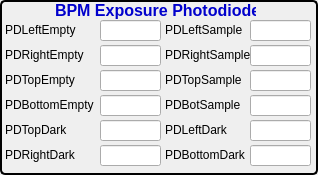
  <widget class="QGroupBox" name="groupBox_13">
   <property name="geometry">
    <rect>
     <x>420</x>
     <y>400</y>
     <width>318</width>
     <height>175</height>
    </rect>
   </property>
   <property name="styleSheet">
    <string notr="true">QGroupBox { 
     border: 2px solid black; 
     border-radius: 5px; 
 } </string>
   </property>
   <property name="title">
    <string/>
   </property>
   <widget class="QLabel" name="label_87">
    <property name="geometry">
     <rect>
      <x>55</x>
      <y>-10</y>
      <width>201</width>
      <height>41</height>
     </rect>
    </property>
    <property name="font">
     <font>
      <pointsize>12</pointsize>
      <weight>75</weight>
      <bold>true</bold>
     </font>
    </property>
    <property name="text">
     <string>&lt;html&gt;&lt;head/&gt;&lt;body&gt;&lt;p&gt;&lt;span style=&quot; color:#0000cc;&quot;&gt;BPM Exposure Photodiodes&lt;/span&gt;&lt;/p&gt;&lt;/body&gt;&lt;/html&gt;</string>
    </property>
   </widget>
   <widget class="QLabel" name="label_95">
    <property name="geometry">
     <rect>
      <x>5</x>
      <y>20</y>
      <width>91</width>
      <height>21</height>
     </rect>
    </property>
    <property name="font">
     <font>
      <pointsize>9</pointsize>
     </font>
    </property>
    <property name="text">
     <string>&lt;html&gt;&lt;head/&gt;&lt;body&gt;&lt;p&gt;PDLeftEmpty&lt;/p&gt;&lt;/body&gt;&lt;/html&gt;</string>
    </property>
   </widget>
   <widget class="QLabel" name="label_96">
    <property name="geometry">
     <rect>
      <x>5</x>
      <y>45</y>
      <width>91</width>
      <height>21</height>
     </rect>
    </property>
    <property name="font">
     <font>
      <pointsize>9</pointsize>
     </font>
    </property>
    <property name="text">
     <string>&lt;html&gt;&lt;head/&gt;&lt;body&gt;&lt;p&gt;PDRightEmpty&lt;/p&gt;&lt;/body&gt;&lt;/html&gt;</string>
    </property>
   </widget>
   <widget class="QLabel" name="label_97">
    <property name="geometry">
     <rect>
      <x>5</x>
      <y>70</y>
      <width>91</width>
      <height>21</height>
     </rect>
    </property>
    <property name="font">
     <font>
      <pointsize>9</pointsize>
     </font>
    </property>
    <property name="text">
     <string>&lt;html&gt;&lt;head/&gt;&lt;body&gt;&lt;p&gt;PDTopEmpty&lt;/p&gt;&lt;/body&gt;&lt;/html&gt;</string>
    </property>
   </widget>
   <widget class="QLabel" name="label_98">
    <property name="geometry">
     <rect>
      <x>5</x>
      <y>95</y>
      <width>101</width>
      <height>21</height>
     </rect>
    </property>
    <property name="font">
     <font>
      <pointsize>9</pointsize>
     </font>
    </property>
    <property name="text">
     <string>&lt;html&gt;&lt;head/&gt;&lt;body&gt;&lt;p&gt;PDBottomEmpty&lt;/p&gt;&lt;/body&gt;&lt;/html&gt;</string>
    </property>
   </widget>
   <widget class="QLabel" name="label_99">
    <property name="geometry">
     <rect>
      <x>5</x>
      <y>120</y>
      <width>91</width>
      <height>21</height>
     </rect>
    </property>
    <property name="font">
     <font>
      <pointsize>9</pointsize>
     </font>
    </property>
    <property name="text">
     <string>&lt;html&gt;&lt;head/&gt;&lt;body&gt;&lt;p&gt;PDTopDark&lt;/p&gt;&lt;/body&gt;&lt;/html&gt;</string>
    </property>
   </widget>
   <widget class="QLabel" name="label_100">
    <property name="geometry">
     <rect>
      <x>5</x>
      <y>145</y>
      <width>91</width>
      <height>21</height>
     </rect>
    </property>
    <property name="font">
     <font>
      <pointsize>9</pointsize>
     </font>
    </property>
    <property name="text">
     <string>&lt;html&gt;&lt;head/&gt;&lt;body&gt;&lt;p&gt;PDRightDark&lt;/p&gt;&lt;/body&gt;&lt;/html&gt;</string>
    </property>
   </widget>
   <widget class="QLabel" name="label_101">
    <property name="geometry">
     <rect>
      <x>165</x>
      <y>20</y>
      <width>91</width>
      <height>21</height>
     </rect>
    </property>
    <property name="font">
     <font>
      <pointsize>9</pointsize>
     </font>
    </property>
    <property name="text">
     <string>&lt;html&gt;&lt;head/&gt;&lt;body&gt;&lt;p&gt;PDLeftSample&lt;/p&gt;&lt;/body&gt;&lt;/html&gt;</string>
    </property>
   </widget>
   <widget class="QLabel" name="label_102">
    <property name="geometry">
     <rect>
      <x>165</x>
      <y>45</y>
      <width>91</width>
      <height>21</height>
     </rect>
    </property>
    <property name="font">
     <font>
      <pointsize>9</pointsize>
     </font>
    </property>
    <property name="text">
     <string>&lt;html&gt;&lt;head/&gt;&lt;body&gt;&lt;p&gt;PDRightSample&lt;/p&gt;&lt;/body&gt;&lt;/html&gt;</string>
    </property>
   </widget>
   <widget class="QLabel" name="label_103">
    <property name="geometry">
     <rect>
      <x>165</x>
      <y>70</y>
      <width>91</width>
      <height>21</height>
     </rect>
    </property>
    <property name="font">
     <font>
      <pointsize>9</pointsize>
     </font>
    </property>
    <property name="text">
     <string>&lt;html&gt;&lt;head/&gt;&lt;body&gt;&lt;p&gt;PDTopSample&lt;/p&gt;&lt;/body&gt;&lt;/html&gt;</string>
    </property>
   </widget>
   <widget class="QLabel" name="label_104">
    <property name="geometry">
     <rect>
      <x>165</x>
      <y>95</y>
      <width>91</width>
      <height>21</height>
     </rect>
    </property>
    <property name="font">
     <font>
      <pointsize>9</pointsize>
     </font>
    </property>
    <property name="text">
     <string>&lt;html&gt;&lt;head/&gt;&lt;body&gt;&lt;p&gt;PDBotSample&lt;/p&gt;&lt;/body&gt;&lt;/html&gt;</string>
    </property>
   </widget>
   <widget class="QLabel" name="label_105">
    <property name="geometry">
     <rect>
      <x>165</x>
      <y>120</y>
      <width>91</width>
      <height>21</height>
     </rect>
    </property>
    <property name="font">
     <font>
      <pointsize>9</pointsize>
     </font>
    </property>
    <property name="text">
     <string>&lt;html&gt;&lt;head/&gt;&lt;body&gt;&lt;p&gt;PDLeftDark&lt;/p&gt;&lt;/body&gt;&lt;/html&gt;</string>
    </property>
   </widget>
   <widget class="QLabel" name="label_106">
    <property name="geometry">
     <rect>
      <x>165</x>
      <y>145</y>
      <width>91</width>
      <height>21</height>
     </rect>
    </property>
    <property name="font">
     <font>
      <pointsize>9</pointsize>
     </font>
    </property>
    <property name="text">
     <string>&lt;html&gt;&lt;head/&gt;&lt;body&gt;&lt;p&gt;PDBottomDark&lt;/p&gt;&lt;/body&gt;&lt;/html&gt;</string>
    </property>
   </widget>
   <widget class="caTextEntry" name="catextentry_111">
    <property name="geometry">
     <rect>
      <x>100</x>
      <y>20</y>
      <width>61</width>
      <height>21</height>
     </rect>
    </property>
    <property name="channel" stdset="0">
     <string notr="true">12idcSAXS:BPM_L_Empty.VAL</string>
    </property>
    <property name="background">
     <color>
      <red>115</red>
      <green>215</green>
      <blue>253</blue>
     </color>
    </property>
    <property name="colorMode">
     <enum>caLineEdit::Static</enum>
    </property>
   </widget>
   <widget class="caTextEntry" name="catextentry_112">
    <property name="geometry">
     <rect>
      <x>100</x>
      <y>45</y>
      <width>61</width>
      <height>21</height>
     </rect>
    </property>
    <property name="channel" stdset="0">
     <string notr="true">12idcSAXS:BPM_R_Empty.VAL</string>
    </property>
    <property name="background">
     <color>
      <red>115</red>
      <green>215</green>
      <blue>253</blue>
     </color>
    </property>
    <property name="colorMode">
     <enum>caLineEdit::Static</enum>
    </property>
   </widget>
   <widget class="caTextEntry" name="catextentry_113">
    <property name="geometry">
     <rect>
      <x>100</x>
      <y>70</y>
      <width>61</width>
      <height>21</height>
     </rect>
    </property>
    <property name="channel" stdset="0">
     <string notr="true">12idcSAXS:BPM_T_Empty.VAL</string>
    </property>
    <property name="background">
     <color>
      <red>115</red>
      <green>215</green>
      <blue>253</blue>
     </color>
    </property>
    <property name="colorMode">
     <enum>caLineEdit::Static</enum>
    </property>
   </widget>
   <widget class="caTextEntry" name="catextentry_114">
    <property name="geometry">
     <rect>
      <x>100</x>
      <y>95</y>
      <width>61</width>
      <height>21</height>
     </rect>
    </property>
    <property name="channel" stdset="0">
     <string notr="true">12idcSAXS:BPM_B_Empty.VAL</string>
    </property>
    <property name="background">
     <color>
      <red>115</red>
      <green>215</green>
      <blue>253</blue>
     </color>
    </property>
    <property name="colorMode">
     <enum>caLineEdit::Static</enum>
    </property>
   </widget>
   <widget class="caTextEntry" name="catextentry_115">
    <property name="geometry">
     <rect>
      <x>100</x>
      <y>120</y>
      <width>61</width>
      <height>21</height>
     </rect>
    </property>
    <property name="channel" stdset="0">
     <string notr="true">12idcSAXS:BPM_T_Dark.VAL</string>
    </property>
    <property name="background">
     <color>
      <red>115</red>
      <green>215</green>
      <blue>253</blue>
     </color>
    </property>
    <property name="colorMode">
     <enum>caLineEdit::Static</enum>
    </property>
   </widget>
   <widget class="caTextEntry" name="catextentry_116">
    <property name="geometry">
     <rect>
      <x>100</x>
      <y>145</y>
      <width>61</width>
      <height>21</height>
     </rect>
    </property>
    <property name="channel" stdset="0">
     <string notr="true">12idcSAXS:BPM_R_Dark.VAL</string>
    </property>
    <property name="background">
     <color>
      <red>115</red>
      <green>215</green>
      <blue>253</blue>
     </color>
    </property>
    <property name="colorMode">
     <enum>caLineEdit::Static</enum>
    </property>
   </widget>
   <widget class="caTextEntry" name="catextentry_117">
    <property name="geometry">
     <rect>
      <x>250</x>
      <y>20</y>
      <width>61</width>
      <height>21</height>
     </rect>
    </property>
    <property name="channel" stdset="0">
     <string notr="true">12idcSAXS:BPM_L_Spl.VAL</string>
    </property>
    <property name="background">
     <color>
      <red>115</red>
      <green>215</green>
      <blue>253</blue>
     </color>
    </property>
    <property name="colorMode">
     <enum>caLineEdit::Static</enum>
    </property>
   </widget>
   <widget class="caTextEntry" name="catextentry_118">
    <property name="geometry">
     <rect>
      <x>250</x>
      <y>45</y>
      <width>61</width>
      <height>21</height>
     </rect>
    </property>
    <property name="channel" stdset="0">
     <string notr="true">12idcSAXS:BPM_R_Spl.VAL</string>
    </property>
    <property name="background">
     <color>
      <red>115</red>
      <green>215</green>
      <blue>253</blue>
     </color>
    </property>
    <property name="colorMode">
     <enum>caLineEdit::Static</enum>
    </property>
   </widget>
   <widget class="caTextEntry" name="catextentry_119">
    <property name="geometry">
     <rect>
      <x>250</x>
      <y>70</y>
      <width>61</width>
      <height>21</height>
     </rect>
    </property>
    <property name="channel" stdset="0">
     <string notr="true">12idcSAXS:BPM_T_Spl.VAL</string>
    </property>
    <property name="background">
     <color>
      <red>115</red>
      <green>215</green>
      <blue>253</blue>
     </color>
    </property>
    <property name="colorMode">
     <enum>caLineEdit::Static</enum>
    </property>
   </widget>
   <widget class="caTextEntry" name="catextentry_120">
    <property name="geometry">
     <rect>
      <x>250</x>
      <y>95</y>
      <width>61</width>
      <height>21</height>
     </rect>
    </property>
    <property name="channel" stdset="0">
     <string notr="true">12idcSAXS:BPM_B_Spl.VAL</string>
    </property>
    <property name="background">
     <color>
      <red>115</red>
      <green>215</green>
      <blue>253</blue>
     </color>
    </property>
    <property name="colorMode">
     <enum>caLineEdit::Static</enum>
    </property>
   </widget>
   <widget class="caTextEntry" name="catextentry_121">
    <property name="geometry">
     <rect>
      <x>250</x>
      <y>120</y>
      <width>61</width>
      <height>21</height>
     </rect>
    </property>
    <property name="channel" stdset="0">
     <string notr="true">12idcSAXS:BPM_L_Dark.VAL</string>
    </property>
    <property name="background">
     <color>
      <red>115</red>
      <green>215</green>
      <blue>253</blue>
     </color>
    </property>
    <property name="colorMode">
     <enum>caLineEdit::Static</enum>
    </property>
   </widget>
   <widget class="caTextEntry" name="catextentry_122">
    <property name="geometry">
     <rect>
      <x>250</x>
      <y>145</y>
      <width>61</width>
      <height>21</height>
     </rect>
    </property>
    <property name="channel" stdset="0">
     <string notr="true">12idcSAXS:BPM_B_Dark.VAL</string>
    </property>
    <property name="background">
     <color>
      <red>115</red>
      <green>215</green>
      <blue>253</blue>
     </color>
    </property>
    <property name="colorMode">
     <enum>caLineEdit::Static</enum>
    </property>
   </widget>
  </widget>
